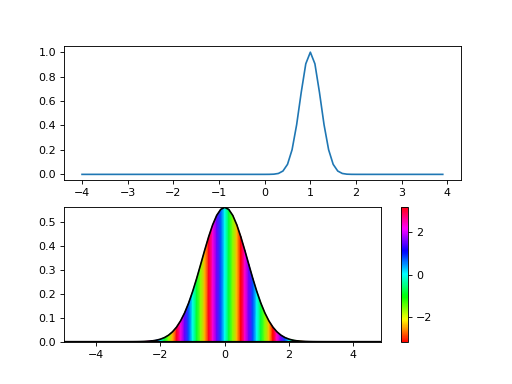

Source code (Python):
import numpy as np
import matplotlib.pyplot as plt

alpha = 10

nc = 40
dt = 0.1
tmax = (nc-1) * dt
tmin = -nc * dt

# definition d'un signal gaussien
t = np.linspace(tmin, tmax, 2*nc)
x = np.exp(-alpha * (t-1)**2)

plt.subplot(211)
plt.plot(t,x)

# on effectue un ifftshift pour positionner le temps zero comme premier element
a = np.fft.ifftshift(x)

A = np.fft.fft(a)
# on effectue un fftshift pour positionner la frequence zero au centre
X = dt*np.fft.fftshift(A)

# calcul des frequences avec fftfreq
n = t.size
freq = np.fft.fftfreq(n, d=dt)
f = np.fft.fftshift(freq)

# visualisation de X - Attention au changement de variable
# on ajoute a droite la valeur de gauche pour la periodicite
plt.subplot(212)
x = np.append(f, f[0]) # calcul d'une valeur supplementaire
z = np.append(X, X[0])
X = np.array([x,x])

y0 = np.zeros(len(x))
y = np.abs(z)
Y = np.array([y0,y])

Z = np.array([z,z])
C = np.angle(Z)

plt.plot(x,y,'k')

plt.pcolormesh(X, Y, C, shading="gouraud", cmap=plt.cm.hsv, vmin=-np.pi, vmax=np.pi)
plt.colorbar()

plt.show()
